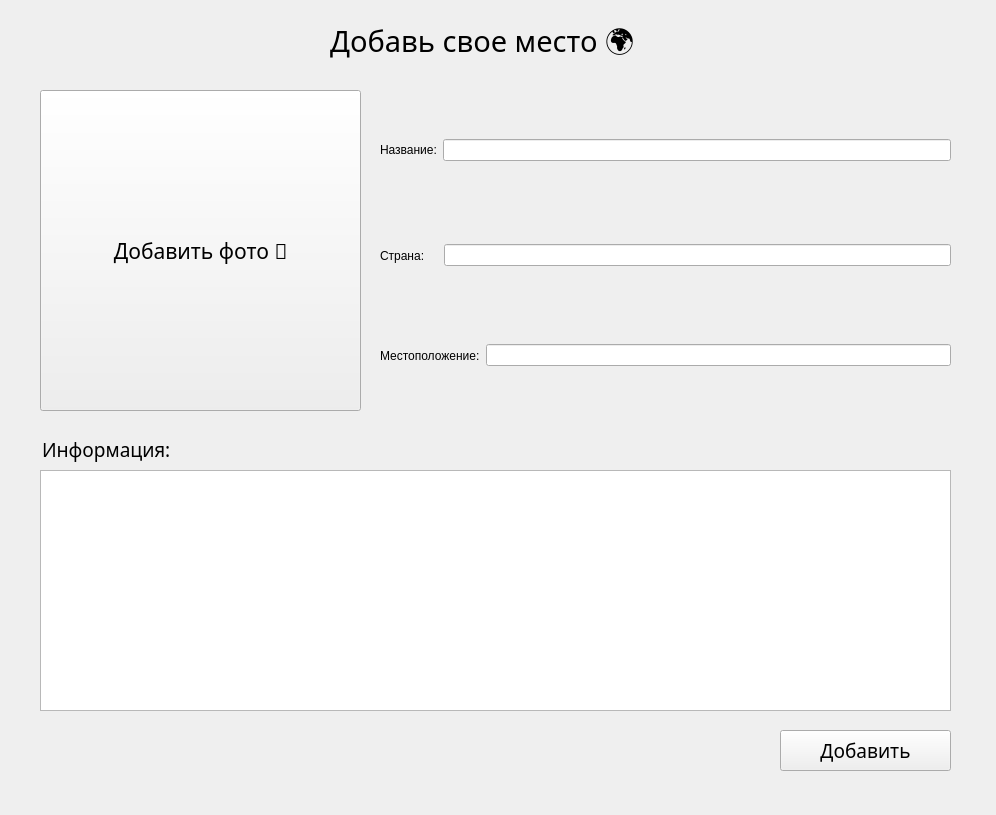
<?xml version="1.0" encoding="UTF-8"?>
<ui version="4.0">
 <class>AddPlaceWidget</class>
 <widget class="QWidget" name="AddPlaceWidget">
  <property name="geometry">
   <rect>
    <x>0</x>
    <y>0</y>
    <width>996</width>
    <height>815</height>
   </rect>
  </property>
  <property name="sizePolicy">
   <sizepolicy hsizetype="Fixed" vsizetype="Fixed">
    <horstretch>0</horstretch>
    <verstretch>0</verstretch>
   </sizepolicy>
  </property>
  <property name="minimumSize">
   <size>
    <width>996</width>
    <height>815</height>
   </size>
  </property>
  <property name="maximumSize">
   <size>
    <width>996</width>
    <height>815</height>
   </size>
  </property>
  <property name="windowTitle">
   <string>Form</string>
  </property>
  <widget class="QLabel" name="label">
   <property name="geometry">
    <rect>
     <x>330</x>
     <y>10</y>
     <width>331</width>
     <height>71</height>
    </rect>
   </property>
   <property name="font">
    <font>
     <family>Century Gothic</family>
     <pointsize>22</pointsize>
    </font>
   </property>
   <property name="text">
    <string>Добавь свое место 🌍</string>
   </property>
  </widget>
  <widget class="QLabel" name="pic_label">
   <property name="geometry">
    <rect>
     <x>40</x>
     <y>90</y>
     <width>321</width>
     <height>321</height>
    </rect>
   </property>
   <property name="frameShape">
    <enum>QFrame::Shape::NoFrame</enum>
   </property>
   <property name="text">
    <string/>
   </property>
  </widget>
  <widget class="QPushButton" name="pushButton">
   <property name="geometry">
    <rect>
     <x>40</x>
     <y>90</y>
     <width>321</width>
     <height>321</height>
    </rect>
   </property>
   <property name="font">
    <font>
     <family>Century Gothic</family>
     <pointsize>16</pointsize>
    </font>
   </property>
   <property name="text">
    <string>Добавить фото 📸</string>
   </property>
  </widget>
  <widget class="QPlainTextEdit" name="plainTextEdit">
   <property name="geometry">
    <rect>
     <x>40</x>
     <y>470</y>
     <width>911</width>
     <height>241</height>
    </rect>
   </property>
  </widget>
  <widget class="QLabel" name="label_5">
   <property name="geometry">
    <rect>
     <x>42</x>
     <y>429</y>
     <width>151</width>
     <height>41</height>
    </rect>
   </property>
   <property name="font">
    <font>
     <family>Century Gothic</family>
     <pointsize>14</pointsize>
    </font>
   </property>
   <property name="text">
    <string>Информация:</string>
   </property>
  </widget>
  <widget class="QPushButton" name="done_button">
   <property name="geometry">
    <rect>
     <x>780</x>
     <y>730</y>
     <width>171</width>
     <height>41</height>
    </rect>
   </property>
   <property name="font">
    <font>
     <family>Century Gothic</family>
     <pointsize>14</pointsize>
    </font>
   </property>
   <property name="text">
    <string>Добавить</string>
   </property>
  </widget>
  <widget class="QWidget" name="horizontalLayoutWidget">
   <property name="geometry">
    <rect>
     <x>380</x>
     <y>110</y>
     <width>571</width>
     <height>80</height>
    </rect>
   </property>
   <layout class="QHBoxLayout" name="horizontalLayout">
    <item>
     <widget class="QLabel" name="label_2">
      <property name="text">
       <string>Название:</string>
      </property>
     </widget>
    </item>
    <item>
     <widget class="QLineEdit" name="lineEdit"/>
    </item>
   </layout>
  </widget>
  <widget class="QWidget" name="horizontalLayoutWidget_2">
   <property name="geometry">
    <rect>
     <x>380</x>
     <y>220</y>
     <width>571</width>
     <height>71</height>
    </rect>
   </property>
   <layout class="QHBoxLayout" name="horizontalLayout_2">
    <item>
     <widget class="QLabel" name="label_3">
      <property name="text">
       <string>Страна:    </string>
      </property>
     </widget>
    </item>
    <item>
     <widget class="QLineEdit" name="lineEdit_2"/>
    </item>
   </layout>
  </widget>
  <widget class="QWidget" name="horizontalLayoutWidget_3">
   <property name="geometry">
    <rect>
     <x>380</x>
     <y>320</y>
     <width>571</width>
     <height>71</height>
    </rect>
   </property>
   <layout class="QHBoxLayout" name="horizontalLayout_3">
    <item>
     <widget class="QLabel" name="label_4">
      <property name="text">
       <string>Местоположение:</string>
      </property>
     </widget>
    </item>
    <item>
     <widget class="QLineEdit" name="lineEdit_3"/>
    </item>
   </layout>
  </widget>
 </widget>
 <resources/>
 <connections/>
</ui>
